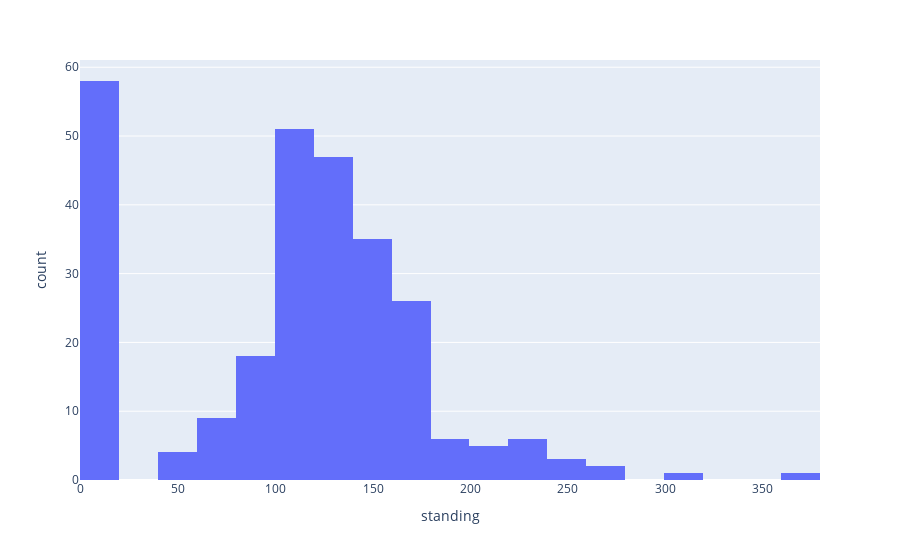

The notebook cell this image was saved under:
### Code cell
fig = px.histogram(activity_pivot, x='standing')
fig.show()

### Figure 1 — Plotly figure (JSON) as saved in the notebook; plotly's stock layout.template omitted (floating-point values rounded to 4 significant figures; data arrays with more than 128 entries replaced by an {"elided": "..."} marker saying what was removed)
{"data": [{"alignmentgroup": "True", "bingroup": "x", "hovertemplate": "standing=%{x}<br>count=%{y}<extra></extra>", "legendgroup": "", "marker": {"color": "#636efa"}, "name": "", "offsetgroup": "", "orientation": "v", "showlegend": false, "type": "histogram", "x": {"elided": "272 int values"}, "xaxis": "x", "yaxis": "y"}], "layout": {"barmode": "relative", "legend": {"tracegroupgap": 0}, "margin": {"t": 60}, "xaxis": {"anchor": "y", "domain": [0, 1], "title": {"text": "standing"}}, "yaxis": {"anchor": "x", "domain": [0, 1], "title": {"text": "count"}}}}
